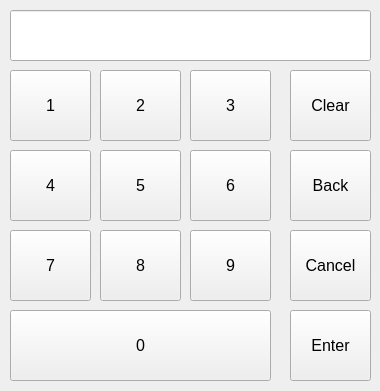
<?xml version="1.0" encoding="UTF-8"?>
<ui version="4.0">
 <class>DlgNumberPad</class>
 <widget class="QWidget" name="DlgNumberPad">
  <property name="geometry">
   <rect>
    <x>0</x>
    <y>0</y>
    <width>380</width>
    <height>391</height>
   </rect>
  </property>
  <property name="windowTitle">
   <string>Form</string>
  </property>
  <widget class="QPushButton" name="pb3">
   <property name="geometry">
    <rect>
     <x>190</x>
     <y>70</y>
     <width>81</width>
     <height>71</height>
    </rect>
   </property>
   <property name="font">
    <font>
     <pointsize>12</pointsize>
    </font>
   </property>
   <property name="text">
    <string>3</string>
   </property>
  </widget>
  <widget class="QPushButton" name="pb8">
   <property name="geometry">
    <rect>
     <x>100</x>
     <y>230</y>
     <width>81</width>
     <height>71</height>
    </rect>
   </property>
   <property name="font">
    <font>
     <pointsize>12</pointsize>
    </font>
   </property>
   <property name="text">
    <string>8</string>
   </property>
  </widget>
  <widget class="QPushButton" name="pb5">
   <property name="geometry">
    <rect>
     <x>100</x>
     <y>150</y>
     <width>81</width>
     <height>71</height>
    </rect>
   </property>
   <property name="font">
    <font>
     <pointsize>12</pointsize>
    </font>
   </property>
   <property name="text">
    <string>5</string>
   </property>
  </widget>
  <widget class="QPushButton" name="pb4">
   <property name="geometry">
    <rect>
     <x>10</x>
     <y>150</y>
     <width>81</width>
     <height>71</height>
    </rect>
   </property>
   <property name="font">
    <font>
     <pointsize>12</pointsize>
    </font>
   </property>
   <property name="text">
    <string>4</string>
   </property>
  </widget>
  <widget class="CClickableLineEdit" name="edValue">
   <property name="geometry">
    <rect>
     <x>10</x>
     <y>10</y>
     <width>361</width>
     <height>51</height>
    </rect>
   </property>
   <property name="font">
    <font>
     <pointsize>12</pointsize>
    </font>
   </property>
  </widget>
  <widget class="QPushButton" name="pb9">
   <property name="geometry">
    <rect>
     <x>190</x>
     <y>230</y>
     <width>81</width>
     <height>71</height>
    </rect>
   </property>
   <property name="font">
    <font>
     <pointsize>12</pointsize>
    </font>
   </property>
   <property name="text">
    <string>9</string>
   </property>
  </widget>
  <widget class="QPushButton" name="pbBack">
   <property name="geometry">
    <rect>
     <x>290</x>
     <y>150</y>
     <width>81</width>
     <height>71</height>
    </rect>
   </property>
   <property name="font">
    <font>
     <pointsize>12</pointsize>
    </font>
   </property>
   <property name="text">
    <string>Back</string>
   </property>
  </widget>
  <widget class="QPushButton" name="pb0">
   <property name="geometry">
    <rect>
     <x>10</x>
     <y>310</y>
     <width>261</width>
     <height>71</height>
    </rect>
   </property>
   <property name="font">
    <font>
     <pointsize>12</pointsize>
    </font>
   </property>
   <property name="text">
    <string>0</string>
   </property>
  </widget>
  <widget class="QPushButton" name="pb2">
   <property name="geometry">
    <rect>
     <x>100</x>
     <y>70</y>
     <width>81</width>
     <height>71</height>
    </rect>
   </property>
   <property name="font">
    <font>
     <pointsize>12</pointsize>
    </font>
   </property>
   <property name="text">
    <string>2</string>
   </property>
  </widget>
  <widget class="QPushButton" name="pb7">
   <property name="geometry">
    <rect>
     <x>10</x>
     <y>230</y>
     <width>81</width>
     <height>71</height>
    </rect>
   </property>
   <property name="font">
    <font>
     <pointsize>12</pointsize>
    </font>
   </property>
   <property name="text">
    <string>7</string>
   </property>
  </widget>
  <widget class="QPushButton" name="pb6">
   <property name="geometry">
    <rect>
     <x>190</x>
     <y>150</y>
     <width>81</width>
     <height>71</height>
    </rect>
   </property>
   <property name="font">
    <font>
     <pointsize>12</pointsize>
    </font>
   </property>
   <property name="text">
    <string>6</string>
   </property>
  </widget>
  <widget class="QPushButton" name="pbClear">
   <property name="geometry">
    <rect>
     <x>290</x>
     <y>70</y>
     <width>81</width>
     <height>71</height>
    </rect>
   </property>
   <property name="font">
    <font>
     <pointsize>12</pointsize>
    </font>
   </property>
   <property name="text">
    <string>Clear</string>
   </property>
  </widget>
  <widget class="QPushButton" name="pb1">
   <property name="geometry">
    <rect>
     <x>10</x>
     <y>70</y>
     <width>81</width>
     <height>71</height>
    </rect>
   </property>
   <property name="font">
    <font>
     <pointsize>12</pointsize>
    </font>
   </property>
   <property name="text">
    <string>1</string>
   </property>
  </widget>
  <widget class="QPushButton" name="pbEnter">
   <property name="geometry">
    <rect>
     <x>290</x>
     <y>310</y>
     <width>81</width>
     <height>71</height>
    </rect>
   </property>
   <property name="font">
    <font>
     <pointsize>12</pointsize>
    </font>
   </property>
   <property name="text">
    <string>Enter</string>
   </property>
  </widget>
  <widget class="QPushButton" name="pbCancel">
   <property name="geometry">
    <rect>
     <x>290</x>
     <y>230</y>
     <width>81</width>
     <height>71</height>
    </rect>
   </property>
   <property name="font">
    <font>
     <pointsize>12</pointsize>
    </font>
   </property>
   <property name="text">
    <string>Cancel</string>
   </property>
  </widget>
 </widget>
 <customwidgets>
  <customwidget>
   <class>CClickableLineEdit</class>
   <extends>QLineEdit</extends>
   <header location="global">clickablelineedit.h</header>
  </customwidget>
 </customwidgets>
 <resources/>
 <connections/>
</ui>
